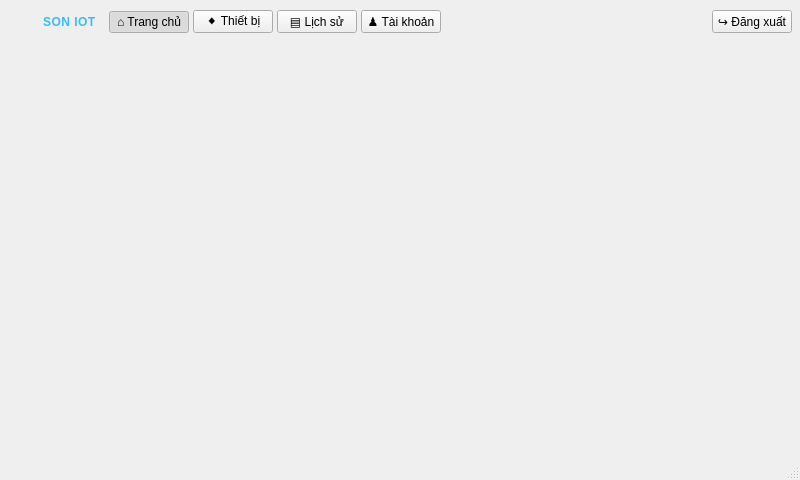
<?xml version="1.0" encoding="UTF-8"?>
<ui version="4.0">
 <class>MainWindow</class>
 <widget class="QMainWindow" name="MainWindow">
  <property name="geometry">
   <rect>
    <x>0</x>
    <y>0</y>
    <width>800</width>
    <height>480</height>
   </rect>
  </property>
  <property name="minimumSize">
   <size>
    <width>320</width>
    <height>240</height>
   </size>
  </property>
  <property name="windowTitle">
   <string>ICTU Environmental &amp; Climate Control Center</string>
  </property>
  <widget class="QWidget" name="centralWidget">
   <layout class="QVBoxLayout" name="mainLayout">
    <property name="spacing">
     <number>0</number>
    </property>
    <property name="leftMargin">
     <number>0</number>
    </property>
    <property name="topMargin">
     <number>0</number>
    </property>
    <property name="rightMargin">
     <number>0</number>
    </property>
    <property name="bottomMargin">
     <number>0</number>
    </property>
    <item>
     <widget class="QWidget" name="sideBar">
      <property name="minimumSize">
       <size>
        <width>0</width>
        <height>44</height>
       </size>
      </property>
      <property name="maximumSize">
       <size>
        <width>16777215</width>
        <height>44</height>
       </size>
      </property>
      <layout class="QHBoxLayout" name="sideBarLayout">
       <property name="spacing">
        <number>4</number>
       </property>
       <property name="leftMargin">
        <number>8</number>
       </property>
       <property name="topMargin">
        <number>4</number>
       </property>
       <property name="rightMargin">
        <number>8</number>
       </property>
       <property name="bottomMargin">
        <number>4</number>
       </property>
       <item>
        <widget class="QLabel" name="sideLogo">
         <property name="minimumSize">
          <size>
           <width>28</width>
           <height>28</height>
          </size>
         </property>
         <property name="maximumSize">
          <size>
           <width>28</width>
           <height>28</height>
          </size>
         </property>
         <property name="pixmap">
          <pixmap resource="../resources/resources.qrc">:/images/logo_ictu.png</pixmap>
         </property>
         <property name="scaledContents">
          <bool>true</bool>
         </property>
        </widget>
       </item>
       <item>
        <widget class="QLabel" name="appTitleLabel">
         <property name="text">
          <string>SON IOT</string>
         </property>
         <property name="styleSheet">
          <string notr="true">color: #38bdf8; font-size: 12px; font-weight: 900; letter-spacing: 0.5px; margin-right: 4px;</string>
         </property>
        </widget>
       </item>
       <item>
        <widget class="QPushButton" name="dashboardButton">
         <property name="toolTip">
          <string>Trang chủ</string>
         </property>
         <property name="text">
          <string>⌂ Trang chủ</string>
         </property>
         <property name="checkable">
          <bool>true</bool>
         </property>
         <property name="checked">
          <bool>true</bool>
         </property>
         <property name="autoExclusive">
          <bool>true</bool>
         </property>
        </widget>
       </item>
       <item>
        <widget class="QPushButton" name="devicesButton">
         <property name="toolTip">
          <string>Quản lý thiết bị</string>
         </property>
         <property name="text">
          <string>◆ Thiết bị</string>
         </property>
         <property name="checkable">
          <bool>true</bool>
         </property>
         <property name="autoExclusive">
          <bool>true</bool>
         </property>
        </widget>
       </item>
       <item>
        <widget class="QPushButton" name="historyButton">
         <property name="toolTip">
          <string>Lịch sử dữ liệu</string>
         </property>
         <property name="text">
          <string>▤ Lịch sử</string>
         </property>
         <property name="checkable">
          <bool>true</bool>
         </property>
         <property name="autoExclusive">
          <bool>true</bool>
         </property>
        </widget>
       </item>
       <item>
        <widget class="QPushButton" name="usersButton">
         <property name="toolTip">
          <string>Quản lý tài khoản</string>
         </property>
         <property name="text">
          <string>♟ Tài khoản</string>
         </property>
         <property name="checkable">
          <bool>true</bool>
         </property>
         <property name="autoExclusive">
          <bool>true</bool>
         </property>
        </widget>
       </item>
       <item>
        <spacer name="navSpacer">
         <property name="orientation">
          <enum>Qt::Horizontal</enum>
         </property>
         <property name="sizeHint" stdset="0">
          <size>
           <width>10</width>
           <height>20</height>
          </size>
         </property>
        </spacer>
       </item>
       <item>
        <widget class="QPushButton" name="logoutButton">
         <property name="toolTip">
          <string>Đăng xuất</string>
         </property>
         <property name="text">
          <string>↪ Đăng xuất</string>
         </property>
        </widget>
       </item>
      </layout>
     </widget>
    </item>
    <item>
     <widget class="QStackedWidget" name="pages"/>
    </item>
   </layout>
  </widget>
  <widget class="QStatusBar" name="statusBar"/>
 </widget>
 <resources>
  <include location="../resources/resources.qrc"/>
 </resources>
 <connections/>
</ui>
